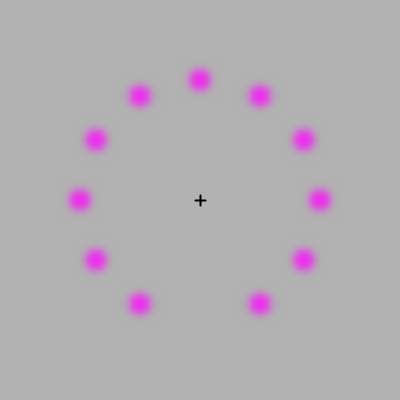
Frame 1 (no input)
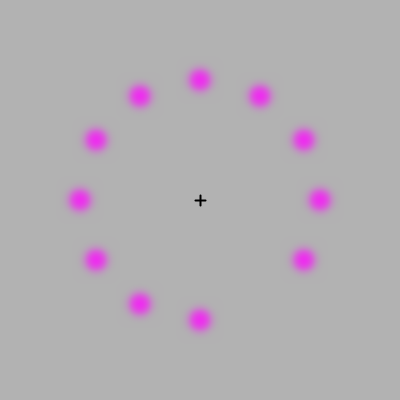
Frame 60 (the mouse pressed at the canvas centre just before this capture)
Frame 120 (the mouse held since frame 60 and released just before this capture): identical to frame 60, image omitted

The Processing sketch that drew these frames (run headless with seeded random() and noise(); from frame 60 on, the mouse is pressed at the canvas centre):

// Processing sketch: greenCircle
// ── greenCircle.pde
PVector center;
int partAngle;

void setup(){
  size(400, 400);
  frameRate(5);
  
  center = new PVector(width/2, height/2);
  partAngle = 360 / 12;
}

int current = 0;

void draw(){
  background(178);  
  translate(center.x, center.y);
  
  noStroke();
  
  for(int i = 0; i < 12; i++){
    pushMatrix();
    rotate(radians(partAngle * i));
    fill(0xF2, 0x27, 0xF3);
    if(i != current)
      ellipse(0, 120, 21, 21);
    popMatrix();   
  }
  filter(BLUR, 4);
  current = (++current) % 12;
  
  stroke(0);
  strokeWeight(2);
  line(0, -5, 0, 5);
  line(-5, 0, 5, 0);
}
